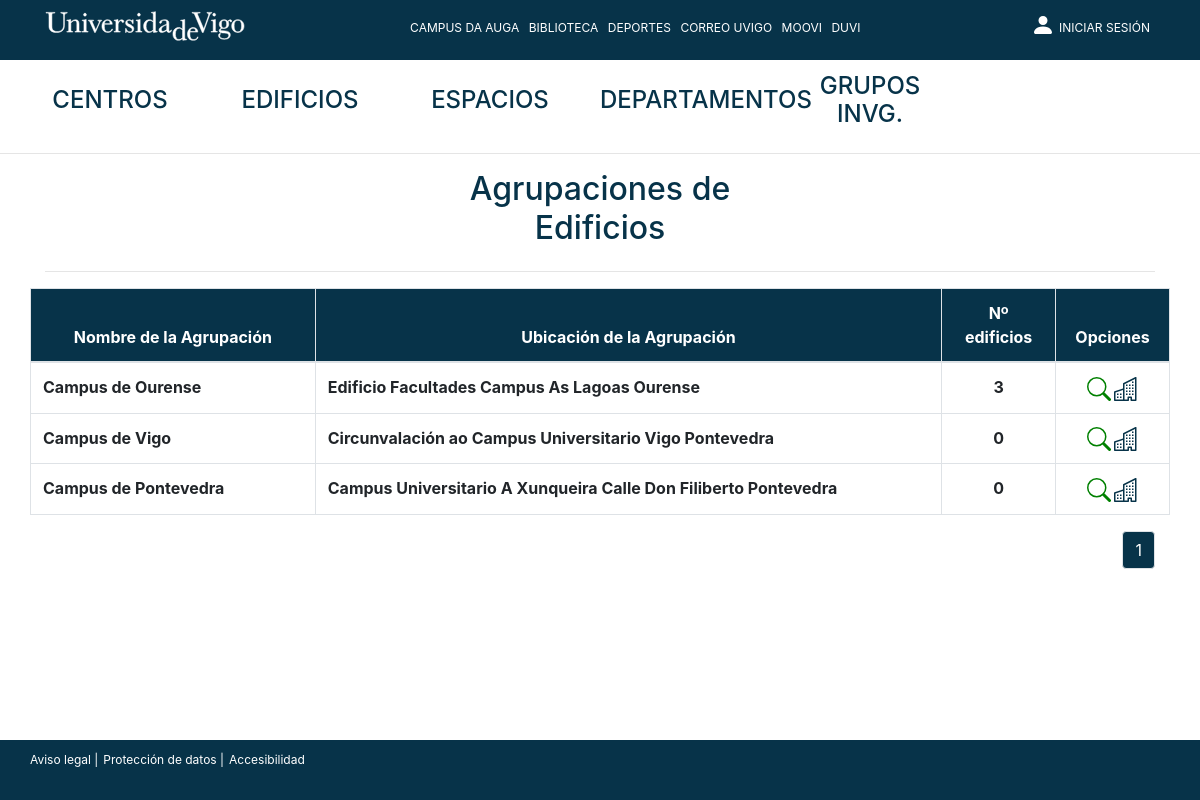
The app's page /Controllers/AGRUPACION_Controller.php?action=showall&num_pag=1 with its own data.
### tables this page shows
CREATE TABLE `agrupacion_edificio` (
	`agrup_id` int NOT NULL AUTO_INCREMENT,
	`nombre_agrup` VARCHAR(50) NOT NULL,
	`ubicacion_agrup` VARCHAR(100) NOT NULL,
	PRIMARY KEY (`agrup_id`)
);

### Models/AGRUPACION_Model.php (called while the page is built, shortened)
<?php
include_once 'Access_DB.php';
class AGRUPACION_Model{
    private $db;
    private $agrup_id;
    private $nombre_agrup;
    private $ubicacion_agrup;
    function __construct($agrup_id, $nombre_agrup, $ubicacion_agrup)
    {
        $this->agrup_id = $agrup_id;
        $this->nombre_agrup = $nombre_agrup;
        $this->ubicacion_agrup = $ubicacion_agrup;
        $this->db = PDOConnection::getInstance();
    }
    function SHOWALL(){
        $stmt = $this->db->prepare("SELECT * FROM agrupacion_edificio");
        $stmt->execute();
        $agrup_db = $stmt->fetchAll(PDO::FETCH_ASSOC);
        $allAgrup = array();
        foreach($agrup_db as $agrup){
            array_push($allAgrup,
                new AGRUPACION_Model(
                    $agrup["agrup_id"], $agrup["nombre_agrup"], $agrup['ubicacion_agrup']
                )
            );
        }
        return $allAgrup;
    }
    public function getAgrupId()
    {
        return $this->agrup_id;
    }
    public function getNombreAgrup()
    {
        return $this->nombre_agrup;
    }
    public function getUbicacionAgrup()
    {
        return $this->ubicacion_agrup;
    }
}
?>

### Models/Access_DB.php (called while the page is built)
<?php
class PDOConnection
{
    private static $dbhost = "127.0.0.1";
    private static $dbname = "hauga";
    private static $dbuser = "admin_hauga";
    private static $dbpass = "admin_hauga";
    private static $db_singleton = null;
    public static function getInstance()
    {
        if (self::$db_singleton == null) {
            self::$db_singleton = new PDO(
                "mysql:host=" . self::$dbhost . ";dbname=" . self::$dbname . ";charset=utf8",
                self::$dbuser,
                self::$dbpass,
                array(
                    PDO::ATTR_EMULATE_PREPARES => false,
                    PDO::ATTR_ERRMODE => PDO::ERRMODE_EXCEPTION
                )
            );
        }
        return self::$db_singleton;
    }
}
?>

### Views/AGRUPACION_SHOWALL_View.php (the view, shortened to what this page needs)
<?php
class AGRUPACION_SHOWALL_View{
    var $arrayAgrupaciones;
    var $numEdificios;
    var $num_pag;
    function __construct($arrayAgrupaciones, $numEdificios, $num_pag)
    {
        $this->arrayAgrupaciones = $arrayAgrupaciones;
        $this->num_pag = $num_pag;
        $this->numEdificios = $numEdificios;
        $this->render();
    }
    function render(){
        include '../Views/Header.php';
        ?>
        <div class="container">
            <div class="row align-self-center">
                <div class="col text-left">
                </div>
                <div class="col align-self-center">
                    <h2 class="text-center textoAzul">Agrupaciones de Edificios</h2>
                </div>
                <div class="col text-right">
                </div>
            </div>
            <hr>
            <div class="row">
                <table class="table table-bordered">
                    <thead>
                    <tr class="text-center" style="color: white;background-color: #073349;">
                        <th scope="col" width="25%">Nombre de la Agrupación</th>
                        <th scope="col">Ubicación de la Agrupación</th>
                        <th scope="col" width="10%">Nº edificios</th>
                        <th style="width: 10%" scope="col">Opciones</th>
                    </tr>
                    </thead>
                    <tbody>
                    <?php
                    foreach($this->arrayAgrupaciones as $agrup){ ?>
                        <tr>
                            <th scope="row"><?=$agrup->getNombreAgrup()?></th>
                            <th><?=$agrup->getUbicacionAgrup()?></th>
                            <th style="text-align: center"><?=$this->numEdificios[$agrup->getAgrupId()]?></th>
                            <th style="text-align: center">
                                <a href="../Controllers/AGRUPACION_Controller.php?action=showcurrent&agrup_id=<?=$agrup->getAgrupId()?>">
                                </a>
                                <a href="../Controllers/Edificio_Controller.php?action=showall&agrupacion_id=<?=$agrup->getAgrupId()?>">
                                </a>
                            </th>
                        </tr>
                        <?php
                    }
                    ?>
                    </tbody>
                </table>
            </div>
            <div class="row">
                <div class="col">
                    <nav aria-label="paginacion">
                        <ul class="pagination justify-content-end">
                            <?php for ($i = 1; $i < $this->num_pag + 1; $i++){
                                echo '<li class="page-item"><a class="page-link" style="background-color: #073349; color: white" href="../Controllers/AGRUPACION_Controller.php?action=showall&num_pag='.$i.'">'.$i.'</a></li>';
                            } ?>
                        </ul>
                    </nav>
                </div>
            </div>
        </div>
<?php
        include '../Views/Footer.php';
    }
}

### libraries/estilos.css (style rules this page uses)
.textoAzul { color: #073349; }

### records on screen
agrupacion_edificio: nombre_agrup "Campus de Ourense", ubicacion_agrup "Edificio Facultades Campus As Lagoas Ourense", agrup_id "3"
agrupacion_edificio: nombre_agrup "Campus de Vigo", ubicacion_agrup "Circunvalación ao Campus Universitario Vigo Pontevedra", agrup_id "0"
agrupacion_edificio: nombre_agrup "Campus de Pontevedra", ubicacion_agrup "Campus Universitario A Xunqueira Calle Don Filiberto Pontevedra", agrup_id "0"
